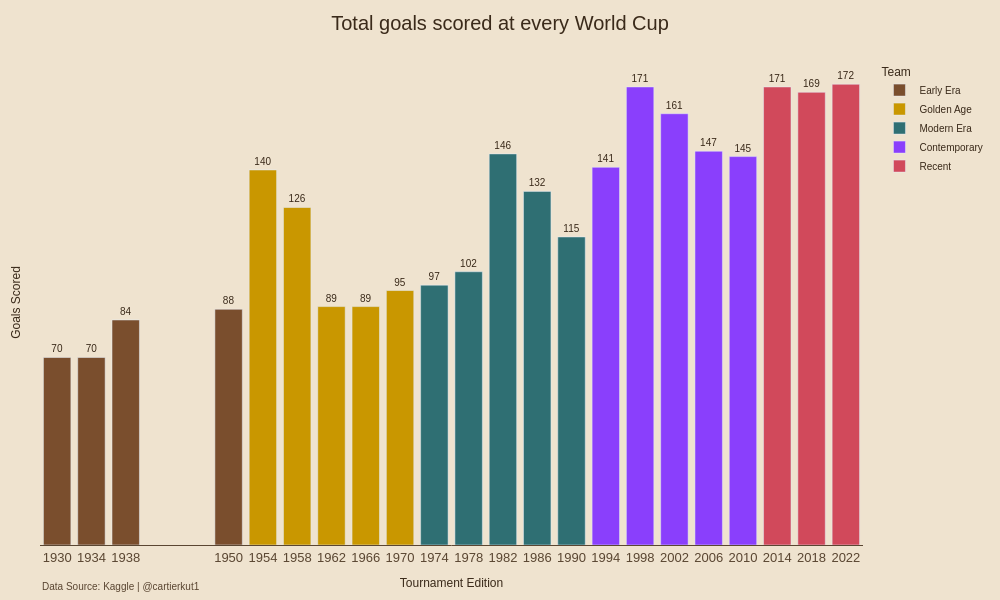
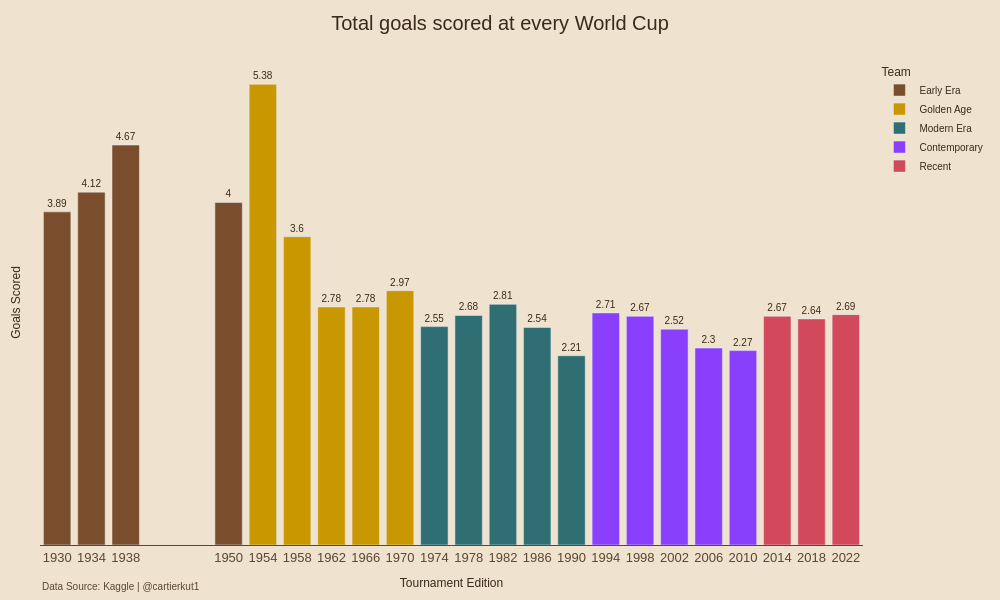

Here is the notebook cell these charts were saved with, in order:
### Markdown cell above
### Total Goals by Tournament

Aggregate team goals and total matches into tournament totals to compare scoring volume across editions and eras.

### Code cell
#View all the goals scored at every world cup
goals_by_tournament = (
    gls.groupby(["edition", "era"], as_index=False, observed=True)
    .agg(
        total_goals=("gf", "sum"),
        total_matches=("total_matches", "first"),
    )
)
tick_vals = sorted(goals_by_tournament["edition"].unique())

goals_by_tournament['gpg'] = (goals_by_tournament['total_goals'] / goals_by_tournament['total_matches']).round(2)


fig = px.bar(
    goals_by_tournament,
    x="edition",
    y="total_goals",
    color="era",
    color_discrete_map=era_colors,
    text='total_goals',
    hover_data={"total_matches": True}
)


fig.update_layout(
    height=600,
    width=1000,
     title=dict(
            font=dict(size=20, color="#3A2A1A"),
            text= f"Total goals scored at every World Cup",
            x=0.5
        ),
    legend = dict(
        title="Team"
        ),
    font=dict(
        family="Gill Sans, Arial, sans-serif",
        color="#3A2A1A",
        size=10,
    ),
    margin=dict(l=40, r=40, t=60, b=40),
    paper_bgcolor="#EFE3CF",
    plot_bgcolor="#EFE3CF",
    xaxis=dict(
        title="Tournament Edition",
        showgrid=False,
        gridcolor='rgba(0,255,65,0.15)',
        zeroline=False,
        linecolor='#5A4632',
        tickfont=dict(size=13, color="#5A4632"),
        tickmode="array",
        tickvals=tick_vals,
        ticktext=[str(x) for x in tick_vals],
    ),
    yaxis=dict(
        title="Goals Scored",
        showgrid=False,
        gridcolor='rgba(0,255,65,0.15)',        
        showline=False,
        showticklabels=False,
        zeroline=False,
        linecolor='#5A4632',
        tickfont=dict(size=13, color="#5A4632"),
    ),
    annotations=[dict(
        text="Data Source: Kaggle | @cartierkut1",
        xref="paper", yref="paper",
        x=0, y=-0.1,
        showarrow=False,
        font=dict(size=10, color="#5A4632"),
        )]
        
)

fig.update_traces(
    textposition='outside'
)



fig.show(config={
    "toImageButtonOptions": {
        "format": "png",
        "filename": "total_goals_by_world_cup",
        "height": 800,
        "width": 1200,
        "scale": 3,
    }
})

fig2 = px.bar(
    goals_by_tournament,
    x="edition",
    y="gpg",
    color="era",
    color_discrete_map=era_colors,
    text='gpg',
    hover_data={"total_matches": True}
)


fig2.update_layout(
    height=600,
    width=1000,
     title=dict(
            font=dict(size=20, color="#3A2A1A"),
            text= f"Total goals scored at every World Cup",
            x=0.5
        ),
    legend = dict(
        title="Team"
        ),
    font=dict(
        family="Gill Sans, Arial, sans-serif",
        color="#3A2A1A",
        size=10,
    ),
    margin=dict(l=40, r=40, t=60, b=40),
    paper_bgcolor="#EFE3CF",
    plot_bgcolor="#EFE3CF",
    xaxis=dict(
        title="Tournament Edition",
        showgrid=False,
        gridcolor='rgba(0,255,65,0.15)',
        zeroline=False,
        linecolor='#5A4632',
        tickfont=dict(size=13, color="#5A4632"),
        tickmode="array",
        tickvals=tick_vals,
        ticktext=[str(x) for x in tick_vals],
    ),
    yaxis=dict(
        title="Goals Scored",
        showgrid=False,
        gridcolor='rgba(0,255,65,0.15)',        
        showline=False,
        showticklabels=False,
        zeroline=False,
        linecolor='#5A4632',
        tickfont=dict(size=13, color="#5A4632"),
    ),
    annotations=[dict(
        text="Data Source: Kaggle | @cartierkut1",
        xref="paper", yref="paper",
        x=0, y=-0.1,
        showarrow=False,
        font=dict(size=10, color="#5A4632"),
        )]
        
)

fig2.update_traces(
    textposition='outside'
)



fig2.show(config={
    "toImageButtonOptions": {
        "format": "png",
        "filename": "total_goals_by_world_cup",
        "height": 800,
        "width": 1200,
        "scale": 3,
    }
})

### Figure 1 — Plotly figure (JSON) as saved in the notebook; plotly's stock layout.template omitted (floating-point values rounded to 4 significant figures)
{"data": [{"customdata": [[18], [17], [18], [22]], "hovertemplate": "era=Early Era<br>edition=%{x}<br>total_goals=%{text}<br>total_matches=%{customdata[0]}<extra></extra>", "legendgroup": "Early Era", "marker": {"color": "#7A4E2D", "pattern": {"shape": ""}}, "name": "Early Era", "orientation": "v", "showlegend": true, "text": [70.0, 70.0, 84.0, 88.0], "textposition": "outside", "type": "bar", "x": [1930, 1934, 1938, 1950], "xaxis": "x", "y": [70, 70, 84, 88], "yaxis": "y"}, {"customdata": [[26], [35], [32], [32], [32]], "hovertemplate": "era=Golden Age<br>edition=%{x}<br>total_goals=%{text}<br>total_matches=%{customdata[0]}<extra></extra>", "legendgroup": "Golden Age", "marker": {"color": "#C99700", "pattern": {"shape": ""}}, "name": "Golden Age", "orientation": "v", "showlegend": true, "text": [140.0, 126.0, 89.0, 89.0, 95.0], "textposition": "outside", "type": "bar", "x": [1954, 1958, 1962, 1966, 1970], "xaxis": "x", "y": [140, 126, 89, 89, 95], "yaxis": "y"}, {"customdata": [[38], [38], [52], [52], [52]], "hovertemplate": "era=Modern Era<br>edition=%{x}<br>total_goals=%{text}<br>total_matches=%{customdata[0]}<extra></extra>", "legendgroup": "Modern Era", "marker": {"color": "#2F6F73", "pattern": {"shape": ""}}, "name": "Modern Era", "orientation": "v", "showlegend": true, "text": [97.0, 102.0, 146.0, 132.0, 115.0], "textposition": "outside", "type": "bar", "x": [1974, 1978, 1982, 1986, 1990], "xaxis": "x", "y": [97, 102, 146, 132, 115], "yaxis": "y"}, {"customdata": [[52], [64], [64], [64], [64]], "hovertemplate": "era=Contemporary<br>edition=%{x}<br>total_goals=%{text}<br>total_matches=%{customdata[0]}<extra></extra>", "legendgroup": "Contemporary", "marker": {"color": "#8A3FFC", "pattern": {"shape": ""}}, "name": "Contemporary", "orientation": "v", "showlegend": true, "text": [141.0, 171.0, 161.0, 147.0, 145.0], "textposition": "outside", "type": "bar", "x": [1994, 1998, 2002, 2006, 2010], "xaxis": "x", "y": [141, 171, 161, 147, 145], "yaxis": "y"}, {"customdata": [[64], [64], [64]], "hovertemplate": "era=Recent<br>edition=%{x}<br>total_goals=%{text}<br>total_matches=%{customdata[0]}<extra></extra>", "legendgroup": "Recent", "marker": {"color": "#D1495B", "pattern": {"shape": ""}}, "name": "Recent", "orientation": "v", "showlegend": true, "text": [171.0, 169.0, 172.0], "textposition": "outside", "type": "bar", "x": [2014, 2018, 2022], "xaxis": "x", "y": [171, 169, 172], "yaxis": "y"}], "layout": {"annotations": [{"font": {"color": "#5A4632", "size": 10}, "showarrow": false, "text": "Data Source: Kaggle | @cartierkut1", "x": 0, "xref": "paper", "y": -0.1, "yref": "paper"}], "barmode": "relative", "font": {"color": "#3A2A1A", "family": "Gill Sans, Arial, sans-serif", "size": 10}, "height": 600, "legend": {"title": {"text": "Team"}, "tracegroupgap": 0}, "margin": {"b": 40, "l": 40, "r": 40, "t": 60}, "paper_bgcolor": "#EFE3CF", "plot_bgcolor": "#EFE3CF", "title": {"font": {"color": "#3A2A1A", "size": 20}, "text": "Total goals scored at every World Cup", "x": 0.5}, "width": 1000, "xaxis": {"anchor": "y", "domain": [0, 1], "gridcolor": "rgba(0,255,65,0.15)", "linecolor": "#5A4632", "showgrid": false, "tickfont": {"color": "#5A4632", "size": 13}, "tickmode": "array", "ticktext": ["1930", "1934", "1938", "1950", "1954", "1958", "1962", "1966", "1970", "1974", "1978", "1982", "1986", "1990", "1994", "1998", "2002", "2006", "2010", "2014", "2018", "2022"], "tickvals": [1930, 1934, 1938, 1950, 1954, 1958, 1962, 1966, 1970, 1974, 1978, 1982, 1986, 1990, 1994, 1998, 2002, 2006, 2010, 2014, 2018, 2022], "title": {"text": "Tournament Edition"}, "zeroline": false}, "yaxis": {"anchor": "x", "domain": [0, 1], "gridcolor": "rgba(0,255,65,0.15)", "linecolor": "#5A4632", "showgrid": false, "showline": false, "showticklabels": false, "tickfont": {"color": "#5A4632", "size": 13}, "title": {"text": "Goals Scored"}, "zeroline": false}}}

### Figure 2 — Plotly figure (JSON) as saved in the notebook; plotly's stock layout.template omitted (floating-point values rounded to 4 significant figures)
{"data": [{"customdata": [[18], [17], [18], [22]], "hovertemplate": "era=Early Era<br>edition=%{x}<br>gpg=%{text}<br>total_matches=%{customdata[0]}<extra></extra>", "legendgroup": "Early Era", "marker": {"color": "#7A4E2D", "pattern": {"shape": ""}}, "name": "Early Era", "orientation": "v", "showlegend": true, "text": [3.89, 4.12, 4.67, 4.0], "textposition": "outside", "type": "bar", "x": [1930, 1934, 1938, 1950], "xaxis": "x", "y": [3.89, 4.12, 4.67, 4.0], "yaxis": "y"}, {"customdata": [[26], [35], [32], [32], [32]], "hovertemplate": "era=Golden Age<br>edition=%{x}<br>gpg=%{text}<br>total_matches=%{customdata[0]}<extra></extra>", "legendgroup": "Golden Age", "marker": {"color": "#C99700", "pattern": {"shape": ""}}, "name": "Golden Age", "orientation": "v", "showlegend": true, "text": [5.38, 3.6, 2.78, 2.78, 2.97], "textposition": "outside", "type": "bar", "x": [1954, 1958, 1962, 1966, 1970], "xaxis": "x", "y": [5.38, 3.6, 2.78, 2.78, 2.97], "yaxis": "y"}, {"customdata": [[38], [38], [52], [52], [52]], "hovertemplate": "era=Modern Era<br>edition=%{x}<br>gpg=%{text}<br>total_matches=%{customdata[0]}<extra></extra>", "legendgroup": "Modern Era", "marker": {"color": "#2F6F73", "pattern": {"shape": ""}}, "name": "Modern Era", "orientation": "v", "showlegend": true, "text": [2.55, 2.68, 2.81, 2.54, 2.21], "textposition": "outside", "type": "bar", "x": [1974, 1978, 1982, 1986, 1990], "xaxis": "x", "y": [2.55, 2.68, 2.81, 2.54, 2.21], "yaxis": "y"}, {"customdata": [[52], [64], [64], [64], [64]], "hovertemplate": "era=Contemporary<br>edition=%{x}<br>gpg=%{text}<br>total_matches=%{customdata[0]}<extra></extra>", "legendgroup": "Contemporary", "marker": {"color": "#8A3FFC", "pattern": {"shape": ""}}, "name": "Contemporary", "orientation": "v", "showlegend": true, "text": [2.71, 2.67, 2.52, 2.3, 2.27], "textposition": "outside", "type": "bar", "x": [1994, 1998, 2002, 2006, 2010], "xaxis": "x", "y": [2.71, 2.67, 2.52, 2.3, 2.27], "yaxis": "y"}, {"customdata": [[64], [64], [64]], "hovertemplate": "era=Recent<br>edition=%{x}<br>gpg=%{text}<br>total_matches=%{customdata[0]}<extra></extra>", "legendgroup": "Recent", "marker": {"color": "#D1495B", "pattern": {"shape": ""}}, "name": "Recent", "orientation": "v", "showlegend": true, "text": [2.67, 2.64, 2.69], "textposition": "outside", "type": "bar", "x": [2014, 2018, 2022], "xaxis": "x", "y": [2.67, 2.64, 2.69], "yaxis": "y"}], "layout": {"annotations": [{"font": {"color": "#5A4632", "size": 10}, "showarrow": false, "text": "Data Source: Kaggle | @cartierkut1", "x": 0, "xref": "paper", "y": -0.1, "yref": "paper"}], "barmode": "relative", "font": {"color": "#3A2A1A", "family": "Gill Sans, Arial, sans-serif", "size": 10}, "height": 600, "legend": {"title": {"text": "Team"}, "tracegroupgap": 0}, "margin": {"b": 40, "l": 40, "r": 40, "t": 60}, "paper_bgcolor": "#EFE3CF", "plot_bgcolor": "#EFE3CF", "title": {"font": {"color": "#3A2A1A", "size": 20}, "text": "Total goals scored at every World Cup", "x": 0.5}, "width": 1000, "xaxis": {"anchor": "y", "domain": [0, 1], "gridcolor": "rgba(0,255,65,0.15)", "linecolor": "#5A4632", "showgrid": false, "tickfont": {"color": "#5A4632", "size": 13}, "tickmode": "array", "ticktext": ["1930", "1934", "1938", "1950", "1954", "1958", "1962", "1966", "1970", "1974", "1978", "1982", "1986", "1990", "1994", "1998", "2002", "2006", "2010", "2014", "2018", "2022"], "tickvals": [1930, 1934, 1938, 1950, 1954, 1958, 1962, 1966, 1970, 1974, 1978, 1982, 1986, 1990, 1994, 1998, 2002, 2006, 2010, 2014, 2018, 2022], "title": {"text": "Tournament Edition"}, "zeroline": false}, "yaxis": {"anchor": "x", "domain": [0, 1], "gridcolor": "rgba(0,255,65,0.15)", "linecolor": "#5A4632", "showgrid": false, "showline": false, "showticklabels": false, "tickfont": {"color": "#5A4632", "size": 13}, "title": {"text": "Goals Scored"}, "zeroline": false}}}
